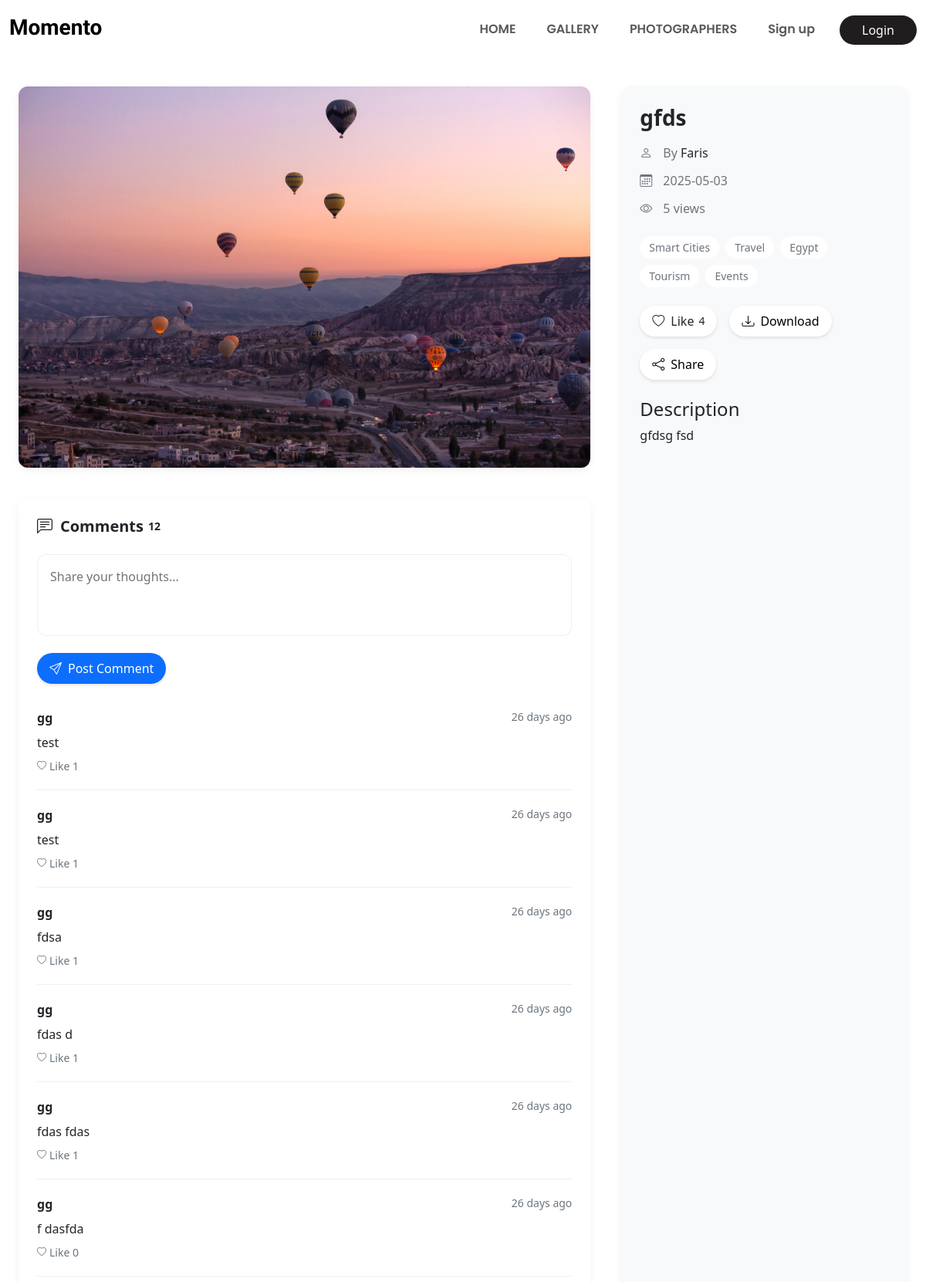
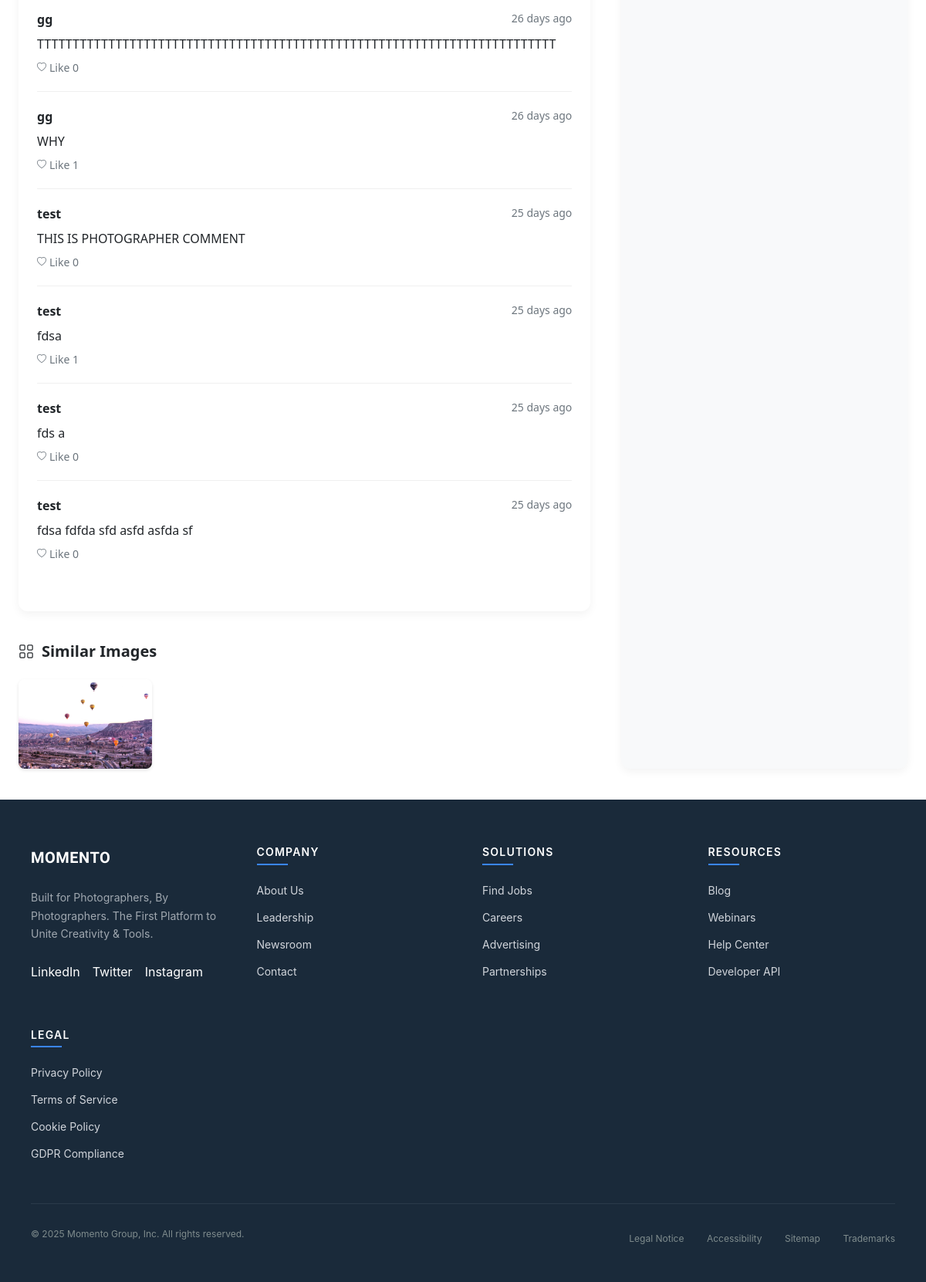
The page /view_image.php?id=156 on the database its author committed (2 pictures, top to bottom).
### tables this page shows
CREATE TABLE `images` (
  `id` int(11) NOT NULL,
  `user_id` int(11) NOT NULL,
  `label` longtext DEFAULT NULL CHECK (json_valid(`label`)),
  `title` varchar(255) NOT NULL,
  `description` text NOT NULL,
  `views` int(255) NOT NULL DEFAULT 0,
  `likes` int(255) NOT NULL DEFAULT 0,
  `file_name` varchar(512) DEFAULT NULL,
  `url` text NOT NULL,
  `created_at` timestamp NOT NULL DEFAULT current_timestamp(),
  `updated_at` timestamp NOT NULL DEFAULT current_timestamp() ON UPDATE current_timestamp()
);

CREATE TABLE `comments` (
  `id` int(255) NOT NULL,
  `user_id` int(255) NOT NULL,
  `image_id` int(255) NOT NULL,
  `comment` varchar(512) NOT NULL,
  `likes` int(255) NOT NULL,
  `created_at` datetime NOT NULL DEFAULT current_timestamp()
);

CREATE TABLE `accounts` (
  `id` int(11) NOT NULL,
  `username` varchar(128) NOT NULL,
  `email` varchar(128) NOT NULL,
  `password` varchar(128) NOT NULL,
  `account_type` enum('user','business') NOT NULL,
  `picture` varchar(512) NOT NULL DEFAULT '/momento/Uploads/ProfilePicture/img_1.jpg',
  `location` varchar(128) NOT NULL,
  `lon` double(255,30) NOT NULL,
  `lat` double(255,30) NOT NULL,
  `provider` enum('local','google','facebook') NOT NULL,
  `provider_id` varchar(255) DEFAULT NULL,
  `created_at` timestamp NOT NULL DEFAULT current_timestamp(),
  `updated_at` timestamp NOT NULL DEFAULT current_timestamp() ON UPDATE current_timestamp()
);

CREATE TABLE `business_profiles` (
  `id` int(11) NOT NULL,
  `business_name` varchar(256) NOT NULL,
  `gender` enum('not specifed','male','female') DEFAULT 'not specifed',
  `contact_number` varchar(15) DEFAULT NULL,
  `social_links` longtext DEFAULT NULL CHECK (json_valid(`social_links`)),
  `bio` varchar(512) NOT NULL,
  `job` varchar(512) DEFAULT NULL,
  `total_rate` float NOT NULL DEFAULT 0,
  `total_reviews` int(255) NOT NULL DEFAULT 0,
  `total_likes` int(255) NOT NULL DEFAULT 0,
  `total_views` int(255) NOT NULL DEFAULT 0,
  `created_at` timestamp NOT NULL DEFAULT current_timestamp(),
  `updated_at` timestamp NOT NULL DEFAULT current_timestamp() ON UPDATE current_timestamp()
);

### view_image.php (the view, shortened to what this page needs)
<?php
	require 'pdo.php';
	$sql_image_info = $pdo->prepare('select label,title,description,views,likes,url,img.created_at,username,business_name
	from images as img, accounts as acc,business_profiles as bs where img.id = ? and img.user_id = bs.id and acc.id = bs.id');
	$sql_image_info->execute([intval($_GET['id'])]);
	$img = $sql_image_info->fetch();
	$sql_comments = $pdo->prepare(
    'SELECT c.id, c.user_id, c.image_id, c.comment, c.likes, c.created_at, a.picture, a.username
     FROM comments AS c
     JOIN accounts AS a ON a.id = c.user_id
     WHERE c.image_id = ?'
	);
	$sql_comments->execute([intval($_GET['id'])]);
	$comments = $sql_comments->fetchAll();
	function timeAgo($datetime) {
    $now = new DateTime();
    $commentTime = new DateTime($datetime);
    $diff = $now->diff($commentTime);
    if ($diff->d > 0) return $diff->d . ' day' . ($diff->d > 1 ? 's' : '') . ' ago';
    return 'just now';
	}
?>
<!DOCTYPE html>
<html lang="en">
<head>
    <link href="https://cdn.jsdelivr.net/npm/bootstrap@5.3.0/dist/css/bootstrap.min.css" rel="stylesheet">
    <link href="https://cdn.jsdelivr.net/npm/bootstrap-icons@1.10.5/font/bootstrap-icons.css" rel="stylesheet">
    <link href="https://cdnjs.cloudflare.com/ajax/libs/font-awesome/6.5.0/css/all.min.css" rel="stylesheet">
	<link href="https://cdn.jsdelivr.net/npm/bootstrap-icons@1.10.5/font/bootstrap-icons.css" rel="stylesheet">
    <link rel="stylesheet" href="css/header.css">
</head>
<body>
    <?php require "header.php";?>
  <div class="page-container">
    <div class="content-area">
      <div>
        <div class="image-card">
          <img src="<?=$img['url']?>" alt="Elegant Black Car" class="image-preview" id="mainImage">
        </div>
        <div class="comments-section">
          <h3 class="section-title">
            <i class="bi bi-chat-left-text"></i>
            Comments <span class="action-counter" id="commentCount"><?php echo count($comments);?></span>
          </h3>
          <form class="comment-form" id="commentForm">
            <textarea class="comment-textarea" id="commentInput" rows="3" placeholder="Share your thoughts..."></textarea>
            <button type="submit" class="action-btn primary-btn">
              <i class="bi bi-send"></i> Post Comment
            </button>
          </form>
          <div id="commentsList">
		    <?php foreach($comments as $comment){?>
            <div class="comment">
              <div class="comment-header">
                <span class="comment-user"><?=$comment['username']?></span>
                <span class="comment-time"><?php echo timeAgo($comment['created_at']);?></span>
              </div>
              <p class="comment-text"><?=$comment['comment']?></p>
              <div class="comment-actions">
				<button class="comment-action like-comment-btn <?= $liked ? 'liked' : '' ?>" data-comment-id="<?= $comment['id']??"" ?>">
				  <i class="bi <?= $liked ? 'bi-heart-fill' : 'bi-heart' ?>"></i> Like&nbsp;
				  <span class="comment-like-counter"><?= $comment['likes']??"" ?></span>
				</button>
              </div>
            </div>
			<?php }?>
          </div>
        </div>
		<?php
			$stmt = $pdo->prepare("SELECT label FROM images WHERE id = ?");
			$stmt->execute([$_GET['id']]);
			$current = $stmt->fetch(PDO::FETCH_ASSOC);
			$current_labels = json_decode($current['label'], true);
			$stmt = $pdo->prepare("SELECT id, label, url FROM images WHERE id != ?");
			$stmt->execute([$_GET['id']]);
			$similar = [];
			while ($row = $stmt->fetch(PDO::FETCH_ASSOC)) {
				$labels = json_decode($row['label'], true);
				$common = array_intersect($current_labels, $labels);
				if (count($common) > 0) {
					$similar[] = [
						'id' => $row['id'],
						'image_url' => $row['url'],
						'common_count' => count($common)
					];
				}
			}
			usort($similar, fn($a, $b) => $b['common_count'] - $a['common_count']);
			$similar_image_results = array_slice($similar, 0, 4);
		?>
		<div class="similar-images">
		  <h3 class="section-title">
			<i class="bi bi-grid"></i>
			Similar Images
		  </h3>
		  <div class="similar-grid">
			<?php foreach ($similar_image_results as $image): ?>
			  <a href="view_image.php?id=<?= $image['id'] ?>" class="similar-item">
				<img src="<?= htmlspecialchars($image['image_url']) ?>" alt="Similar image" class="similar-img">
			  </a>
			<?php endforeach; ?>
		  </div>
		</div>
      </div>
      <div class="info-card">
        <h1 class="image-title"><?=$img['title']?></h1>
        <div class="info-item">
          <i class="bi bi-person"></i>
          By <a href="<?php echo "/momento/profile.php?username=".$img['username']?>" class="user-link">&nbsp;<?=$img['business_name']?></a>
        </div>
        <div class="info-item">
          <i class="bi bi-calendar3"></i>
          <?php
			$dateOnly = date("Y-m-d",strtotime($img['created_at']));
			echo $dateOnly;
		  ?>
        </div>
        <div class="info-item">
          <i class="bi bi-eye"></i>
          <?=$img['views']?> views
        </div>
        <div class="tag-list">
		  <?php
			foreach(json_decode($img['label']) as $row){
				echo '<span class="tag" style = "text-transform: capitalize;">'.$row.'</span>';
			};
		  ?>
        </div>
        <div class="action-bar">
			<button class="action-btn like-btn <?= $liked ? 'liked' : '' ?>" data-image-id="<?= $_GET['id'] ?>">
			  <i class="bi bi-heart"></i> Like
			  <span class="action-counter"><?= $img['likes'] ?></span>
			</button>
          <button class="action-btn" id="downloadButton">
            <i class="bi bi-download"></i> Download
          </button>
          <div class="share-tooltip">
            <button class="action-btn" id="shareButton">
              <i class="bi bi-share"></i> Share
            </button>
          </div>
        </div>
        <div class="mt-4">
          <h4 class="mb-2">Description</h4>
          <p><?=$img['description']?></p>
        </div>
      </div>
    </div>
  </div>
  <?php require('footer.php')?>
</body>
</html>

### rows shown on the page
images: url (picture), title "gfds", user.business_name "Faris", created_at "2025-05-03", views "5", label "Smart Cities", label "Travel", label "Egypt", label "Tourism", label "Events", likes "4", description "gfdsg fsd"
comments: user.username "gg", created_at "26 days ago", comment "test", likes "1"
comments: user.username "gg", created_at "26 days ago", comment "test", likes "1"
comments: user.username "gg", created_at "26 days ago", comment "fdsa", likes "1"
comments: user.username "gg", created_at "26 days ago", comment "fdas d", likes "1"
comments: user.username "gg", created_at "26 days ago", comment "fdas fdas", likes "1"
comments: user.username "gg", created_at "26 days ago", comment "f dasfda", likes "0"
comments: user.username "gg", created_at "26 days ago", comment "TTTTTTTTTTTTTTTTTTTTTTTTTTTTTTTTTTTTTTTTTTTTTTTTTTTTTTTTTTTTTTTTTTTTTTTTT", likes "0"
comments: user.username "gg", created_at "26 days ago", comment "WHY", likes "1"
comments: user.username "test", created_at "25 days ago", comment "THIS IS PHOTOGRAPHER COMMENT", likes "0"
comments: user.username "test", created_at "25 days ago", comment "fdsa", likes "1"
comments: user.username "test", created_at "25 days ago", comment "fds a", likes "0"
comments: user.username "test", created_at "25 days ago", comment "fdsa fdfda sfd asfd asfda sf", likes "0"
images: url (picture)

### other values the page prints
count($comments) "12"
